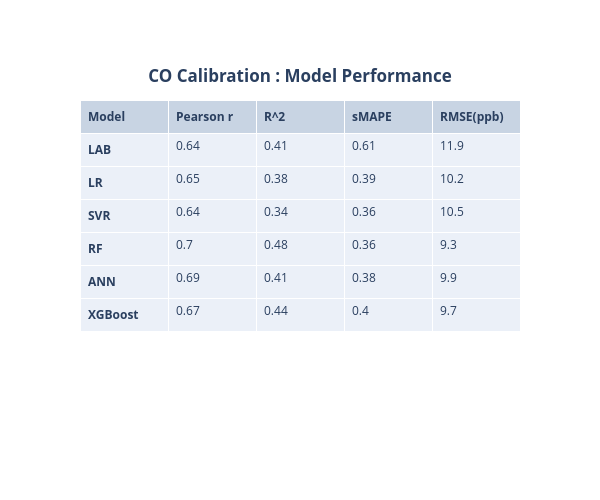

The notebook cell this image was saved under:
### Markdown cell above
# libraries
import numpy as np
import matplotlib.pyplot as plt
fig= plt.figure(figsize=(10,5)) 
# set width of bars
ax = fig.add_subplot(111)
ax.patch.set_facecolor('lightblue')
ax.patch.set_alpha(0.3)
barWidth = 0.15
 
# set heights of bars
Signal1 = [features_CO[0],features_NO2[0],features_SO2[0],features_O3[0]]
Signal2 = [features_CO[1],features_NO2[1],features_SO2[1],features_O3[1]]
Signal3 = [features_CO[2],features_NO2[2],features_SO2[2],features_O3[2]]
Signal4 = [features_CO[3],features_NO2[3],features_SO2[3],features_O3[3]]
Temp = [features_CO[4],features_NO2[4],features_SO2[4],features_O3[4]]
RH = [features_CO[5],features_NO2[5],features_SO2[5],features_O3[5]]


 
# Set position of bar on X axis
r1 = np.arange(len(Signal1))
r2 = [x + barWidth for x in r1]
r3 = [x + barWidth for x in r2]
r4 = [x + barWidth for x in r3]
r5 = [x + barWidth for x in r4]
r6 = [x + barWidth for x in r5]
 
 
# Make the plot
plt.bar(r1, Signal1, color='magenta', width=barWidth, edgecolor='white', label='CO')
plt.bar(r2, Signal2, color='teal', width=barWidth, edgecolor='white', label='NO2')
plt.bar(r3, Signal3, color='salmon', width=barWidth, edgecolor='white', label='SO2')
plt.bar(r4, Signal4, color='rebeccapurple', width=barWidth, edgecolor='white', label='O3')
plt.bar(r5, Temp, color='olive', width=barWidth, edgecolor='white', label='Temperature')
plt.bar(r6, RH, color='darkgoldenrod', width=barWidth, edgecolor='white', label='RH')
 
# Add xticks on the middle of the group bars
plt.xlabel('Sensor', fontweight='bold')
plt.ylabel('Feature Importance', fontweight='bold')
plt.xticks([r + barWidth+0.25 for r in range(len(Signal1))], ['CO', 'NO2', 'SO2', 'O3'])
 
# Create legend & Show graphic
plt.legend()
plt.grid(linestyle='-.',linewidth=0.3)
plt.show()

### Code cell
import plotly.graph_objects as go
import pandas as pd
model=['<b>LAB</b>','<b>LR</b>','<b>SVR</b>','<b>RF</b>','<b>ANN</b>','<b>XGBoost</b>']
Pearson=[Pearson_lab_CO,Pearson_lr_CO,Pearson_svr_CO,Pearson_rf_CO,Pearson_ann_CO,Pearson_xgb_CO]
         
R2=[R2_lab_CO,R2_lr_CO,R2_svr_CO,R2_rf_CO,R2_ann_CO,R2_xgb_CO]
RMSE=[RMSE_Lab_CO,RMSE_Lr_CO,RMSE_Svr_CO,RMSE_Rf_CO,RMSE_Ann_CO,RMSE_Xgb_CO]
sMAPE=[sMAPE_lab_CO,sMAPE_lr_CO,sMAPE_svr_CO,sMAPE_rf_CO,sMAPE_ann_CO,sMAPE_xgb_CO]

fig = go.Figure(data=[go.Table(
    header=dict(values=['<b>Model</b>','<b>Pearson r</b>','<b>R^2</b>','<b>sMAPE</b>','<b>RMSE(ppb)</b>'],
                #fill_color='white',
                align='left'),
    cells=dict(values=[model,Pearson,R2,sMAPE,RMSE ],
               #fill_color='white',
               align='left'))
   ])

fig.update_layout(
title={'text': "<b>CO Calibration : Model Performance</b>",
        'y':0.86,
        'x':0.5,
        'xanchor': 'center',
        'yanchor': 'top'},
width=600,
height=500,
)
fig.show()
chart_studio.plotly.sign_in('vinylango', 'gybbJVWfRSUoTcRRSa6J')
chart_studio.plotly.image.save_as(fig, filename='models_performance_CO.png')
Image('models_performance_CO.png')

### Figure 1 — Plotly figure (JSON) as saved in the notebook; plotly's stock layout.template omitted (floating-point values rounded to 4 significant figures)
{"data": [{"cells": {"align": "left", "values": [["<b>LAB</b>", "<b>LR</b>", "<b>SVR</b>", "<b>RF</b>", "<b>ANN</b>", "<b>XGBoost</b>"], [0.64, 0.65, 0.64, 0.7, 0.69, 0.67], [0.41, 0.38, 0.34, 0.48, 0.41, 0.44], [0.61, 0.39, 0.36, 0.36, 0.38, 0.4], [11.9, 10.2, 10.5, 9.3, 9.9, 9.7]]}, "header": {"align": "left", "values": ["<b>Model</b>", "<b>Pearson r</b>", "<b>R^2</b>", "<b>sMAPE</b>", "<b>RMSE(ppb)</b>"]}, "type": "table"}], "layout": {"height": 500, "title": {"text": "<b>CO Calibration : Model Performance</b>", "x": 0.5, "xanchor": "center", "y": 0.86, "yanchor": "top"}, "width": 600}}
